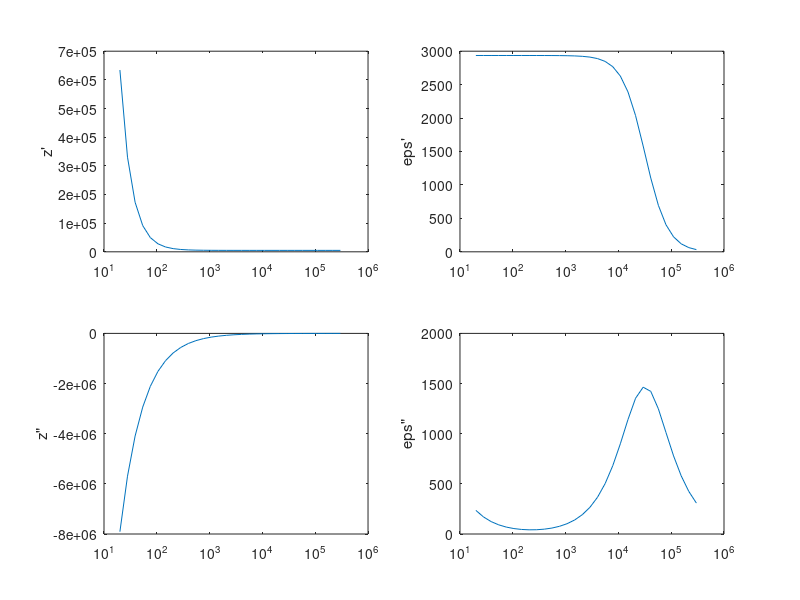

Write the MATLAB code that produced this figure.
clc

freq = 10.^(linspace(log10(20), log10(300000), 30));

surf = pi*(70e-6/2)^2; %m^2
h = 100e-9; %m
eps0 = 8.85e-12; %F/m
cap0 = eps0*surf/h;

R_series = 5000; %Ohm
R_parallel = 100e6; %Ohm
C = 1e-9; %F
X = 1./(2*pi*1i*freq*C);


% z_film = R_series + X; %series
% z_film = R.*X./(R + X); %parallel


z_film = X;

z_full = R_parallel.*z_film./(R_parallel + z_film);
z_full = R_series + z_full;


z1 = real(z_full);
z2 = imag(z_full);


eps_cpx = 1./(2*pi*cap0*freq.*(z1 + 1i*z2));
eps1 = imag(eps_cpx);
eps2 = real(eps_cpx);

% eps1 = -z2./(2*pi*cap0*freq.*(z1.^2+z2.^2));
% eps2 =  z1./(2*pi*cap0*freq.*(z1.^2+z2.^2));




figure('position', [220 326 1116 650])

subplot(2,2,1)
plot(freq, z1)
ylabel('z''')
set(gca, 'xscale', 'log')

subplot(2,2,3)
plot(freq, z2)
ylabel('z"')
set(gca, 'xscale', 'log')


subplot(2,2,2)
plot(freq, eps1)
ylabel('eps''')
% ylim([0 3000])
set(gca, 'xscale', 'log')

subplot(2,2,4)
plot(freq, eps2)
ylabel('eps"')
% xlim("manual")
% ylim([0 1500])
set(gca, 'xscale', 'log')








